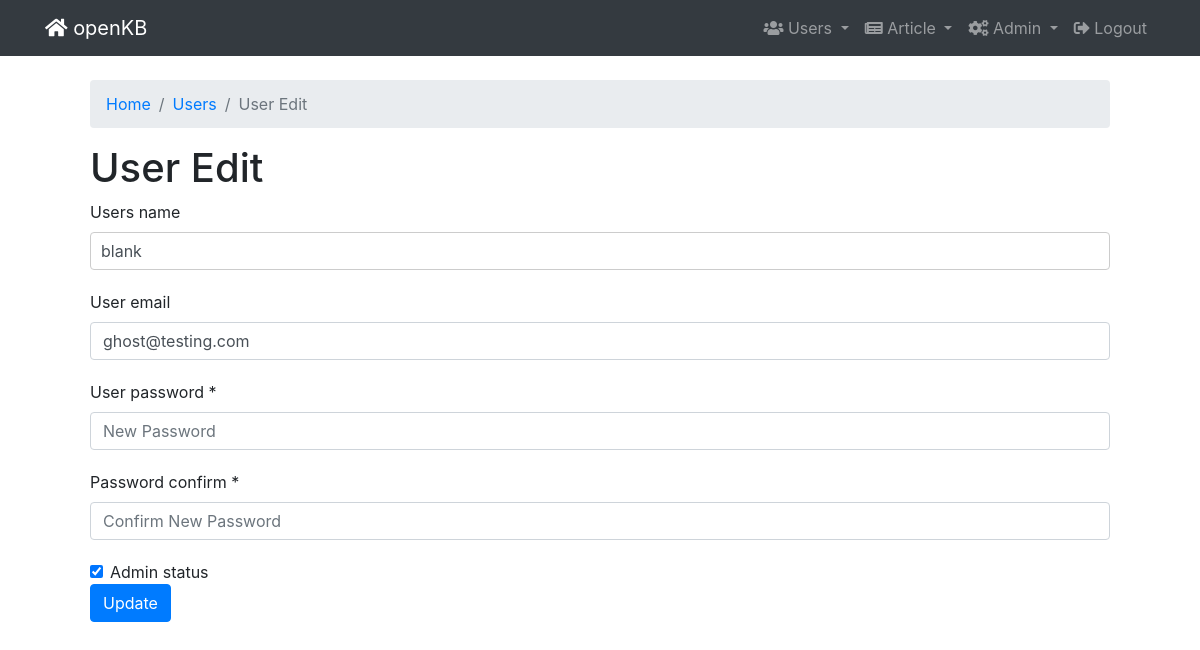
/users/edit/1/ (signed in), run on the app's committed database.
### kb/models.py (models this page shows, shortened)
class CustomUser(AbstractUser):
    email = models.EmailField(unique=True)
    USERNAME_FIELD = 'email'
    REQUIRED_FIELDS = ['username']

### kb/views.py (the view, shortened to what this page needs)
# urls.py: path('users/edit/<int:pk>/', EditUserView.as_view(), name='edit-user'),
class EditUserView(UpdateView):
    model = get_user_model()
    form_class = EditUserForm
    template_name = 'users/edit_user.html'
    success_url = reverse_lazy('edit-users')
    permission_required = 'auth.change_user'
    def get_context_data(self, **kwargs):
        context = super().get_context_data(**kwargs)
        context['user'] = self.get_object()
        return context
    def dispatch(self, request, *args, **kwargs):
        if not request.user.has_perm('auth.change_user') and self.get_object().pk != request.user.pk:
            raise PermissionDenied
        return super().dispatch(request, *args, **kwargs)

### kb/forms.py (shortened to what this page needs)
class EditUserForm(UserChangeForm):
    password1 = forms.CharField(label='User password', widget=forms.PasswordInput(attrs={'autocomplete': 'new-password'}), required=False)
    password2 = forms.CharField(label='Password confirm', widget=forms.PasswordInput(attrs={'autocomplete': 'new-password'}), required=False)
    is_superuser = forms.BooleanField(label='Admin status', required=False)
    class Meta:
        model = get_user_model()
        fields = ('username', 'email', 'password1', 'password2', 'is_superuser')

### templates/users/edit_user.html (shortened to what this page needs)
{% extends 'base.html' %}
{% block content %}
{% include "nav.html" %}
<div class="container mt-4">
    <nav aria-label="breadcrumb">
        <ol class="breadcrumb">
            <li class="breadcrumb-item"><a href="{% url 'home' %}">Home</a></li>
            <li class="breadcrumb-item"><a href="{% url 'edit-users' %}">Users</a></li>
            <li class="breadcrumb-item active" aria-current="page">User Edit</li>
        </ol>
    </nav>
    <h1>User Edit</h1>
    <form method="post">
        <div class="form-group">
            <label for="id_username">Users name</label>
            <input type="text" id="id_username" name="username" class="form-control" value="{{ user.username }}" required>
        </div>
        <div class="form-group">
            <label for="id_email">User email</label>
            <input type="email" id="id_email" name="email" class="form-control" value="{{ user.email }}" required>
        </div>
        <div class="form-group">
            <label for="id_password1">User password *</label>
            <input type="password" id="id_password1" name="password1" class="form-control" placeholder="New Password">
        </div>
        <div class="form-group">
            <label for="id_password2">Password confirm *</label>
            <input type="password" id="id_password2" name="password2" class="form-control" placeholder="Confirm New Password">
        </div>
        <div class="form-check">
            <input class="form-check-input" type="checkbox" id="is_superuser" name="is_superuser" {% if user.is_superuser %}checked{% endif %}>
            <label class="form-check-label" for="is_superuser">
                Admin status
            </label>
        </div>
        <button type="submit" class="btn btn-primary">Update</button>
    </form>
</div>
{% endblock %}

### static/assets/css/styles.css (style rules this page uses)
html, body { height: 100%; margin: 0; }
.container { flex: 1 0 auto; }
.form-group { margin-bottom: 20px; }
input[type="text"], textarea { width: 100%; padding: 10px; border: 1px solid #ccc; border-radius: 4px; }

### data on the page
CustomUser: username "blank", email "ghost@testing.com", is_superuser "☑"
